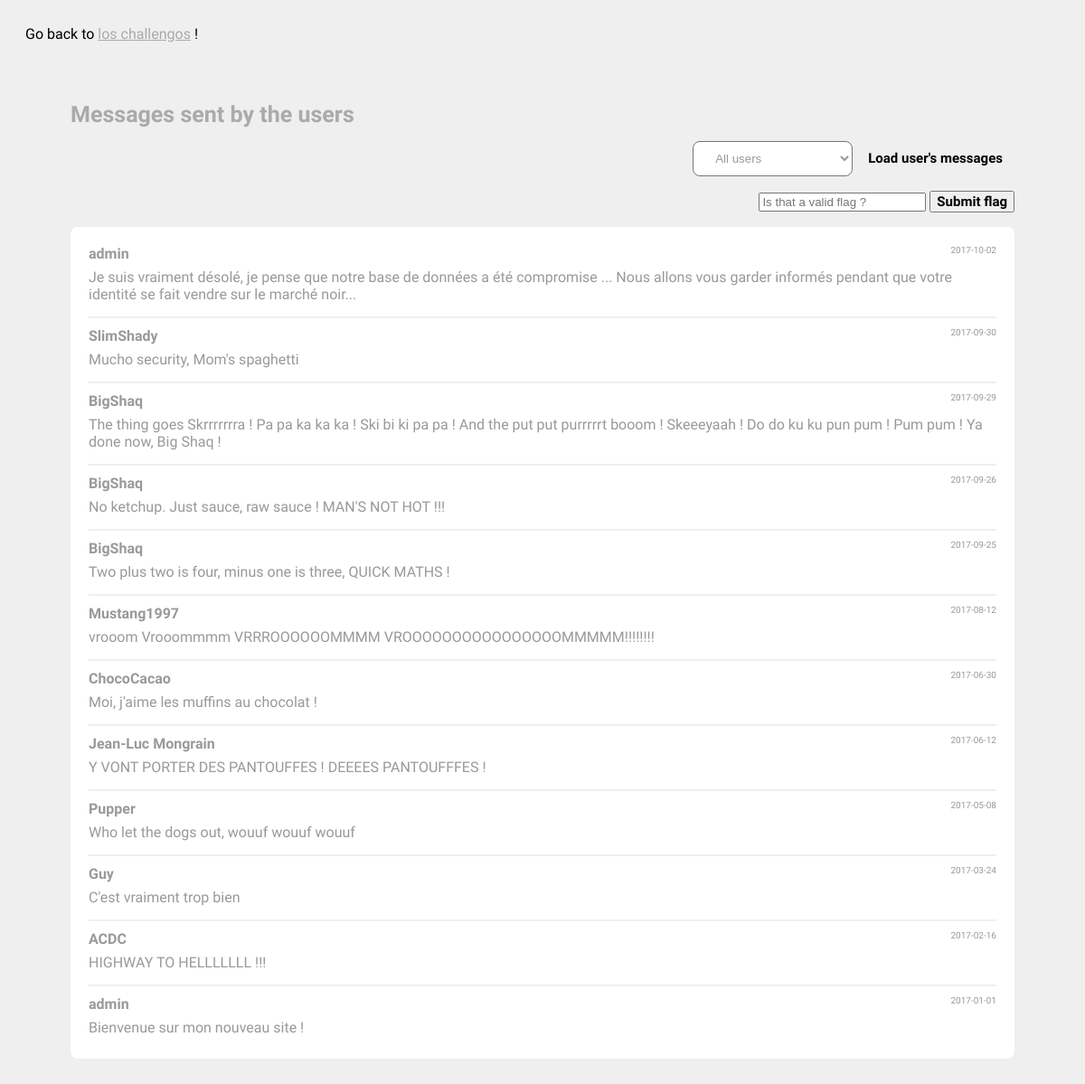
/challenges/chal09.php, run on the app's committed database.
### tables this page shows
CREATE TABLE msg (
	text TEXT,
	author varchar(30),
	date DATE
);

### challenges/chal09.php (the view, shortened to what this page needs)
<?php
$dbms = 'mysql';
$host = 'localhost';
$dbName = 'chal09DB';
$username = 'chal09';
$password = 'chal09';
try {
	$db = new PDO("$dbms:host=$host;dbname=$dbName;charset=utf8", $username, $password);
} catch (PDOException $e) {
	echo "Connection failed : " . $e->getMessage();
}
$author = $_GET['author'];
$pattern = '/(9|into|outfile)/i';
if(preg_match($pattern, $author)){
	$errorMsg = "You has no rights to use these !";
} else {
	$msgSet = $db->query("SELECT * FROM msg WHERE author LIKE '%" . $author  . "%' ORDER BY date DESC;");
	if (!$msgSet) {
		$errorMsg = "Why would you show backend errors ?!";
	} else {
		$msg = $msgSet->fetchAll();
	}
}
?>
<HTML>
<link rel="stylesheet" href="style.css" type="text/css" >
<link rel="stylesheet" href="http://maxcdn.bootstrapcdn.com/font-awesome/4.3.0/css/font-awesome.min.css">
<BODY>
<div>Go back to <a href="./chals.php">los challengos</a> !</div>
<div style="padding:50px 50px">
	<div class="logo">Messages sent by the users</div>
	<div style="text-align: right">
		<form method="get">
			<select class='login-group' name='author'>
				<option value=''>All users</option>
			</select>
			<input class="btn" type="submit" value="Load user's messages" />
		</form>
		<form id="login-form" class="text-left" method="post">
			<input type="text" class="form-control" id="lg_username" name="flag" placeholder="Is that a valid flag ?">
			<input type="submit" class="login-button" value="Submit flag">
		</form>
	</div>
<?php
if ($msg) {
	echo '<div class="login-group">';
	$i = 0;
	foreach ($msg as $m) {
		$i++;
		if ($i == count($msg))
			echo '<div>';
		else
			echo '<div class="msg-group">';
		echo	'<div class="author">' . $m['author'] . '</div>';
		echo	'<div class="date">' .  $m['date'] . '</div>';
		echo 	'<div class="msg">' . $m['text'] . '</div>';
		echo '</div>';
	}
	echo '</div>';
} else {
	if (!$errorMsg)
		$errorMsg = 'There are no messages...';
}
?>
</div>
</BODY>
</HTML>

### challenges/style.css (style rules this page uses)
html, body { background: #efefef; padding: 10px; font-family: 'Varela Round'; }
.author { padding: 10px 0 0 0; float: left; font-weight: bold; }
.date { padding: 10px 0 0 0; font-size: 10px; text-align: right; }
.msg { padding: 15px 0; }
.msg-group { border-bottom: 2px solid #efefef; }
.btn { display:inline-block;padding:6px 12px;margin-bottom:0;font-size:14px;font-weight:400;line-height:1.42857143;text-align:center;white-space:nowrap;vertical-align:middle;-ms-touch-action:manipulation;touch-action:manipulation;cursor:pointer;-webkit-user-select:none;-moz-user-select:none;-ms-user-select:none;user-select:none;background-image:none;border:1px solid transparent;border-radius:4px }
a { color: #aaaaaa; transition: all ease-in-out 200ms; }
.login-group { background: #ffffff; color: #999999; border-radius: 8px; padding: 10px 20px; }
input[type=submit] { font-family: 'Varela Round'; font-size: 15px; font-weight: bold; }
.logo { padding: 15px 0; font-size: 25px; color: #aaaaaa; font-weight: bold; }

### data on the page
msg: author "admin", date "2017-10-02", text "Je suis vraiment désolé, je pense que notre base de données a été compromise ... Nous allons vous garder informés pendant que votre identité se fait vendre sur le marché noir..."
msg: author "SlimShady", date "2017-09-30", text "Mucho security, Mom's spaghetti"
msg: author "BigShaq", date "2017-09-29", text "The thing goes Skrrrrrrra ! Pa pa ka ka ka ! Ski bi ki pa pa ! And the put put purrrrrt booom ! Skeeeyaah ! Do do ku ku pun pum ! Pum pum ! Ya done now, Big Shaq !"
msg: author "BigShaq", date "2017-09-26", text "No ketchup. Just sauce, raw sauce ! MAN'S NOT HOT !!!"
msg: author "BigShaq", date "2017-09-25", text "Two plus two is four, minus one is three, QUICK MATHS !"
msg: author "Mustang1997", date "2017-08-12", text "vrooom Vrooommmm VRRROOOOOOMMMM VROOOOOOOOOOOOOOOOMMMMM!!!!!!!!"
msg: author "ChocoCacao", date "2017-06-30", text "Moi, j'aime les muffins au chocolat !"
msg: author "Jean-Luc Mongrain", date "2017-06-12", text "Y VONT PORTER DES PANTOUFFES ! DEEEES PANTOUFFFES !"
msg: author "Pupper", date "2017-05-08", text "Who let the dogs out, wouuf wouuf wouuf"
msg: author "Guy", date "2017-03-24", text "C'est vraiment trop bien"
msg: author "ACDC", date "2017-02-16", text "HIGHWAY TO HELLLLLLL !!!"
msg: author "admin", date "2017-01-01", text "Bienvenue sur mon nouveau site !"
